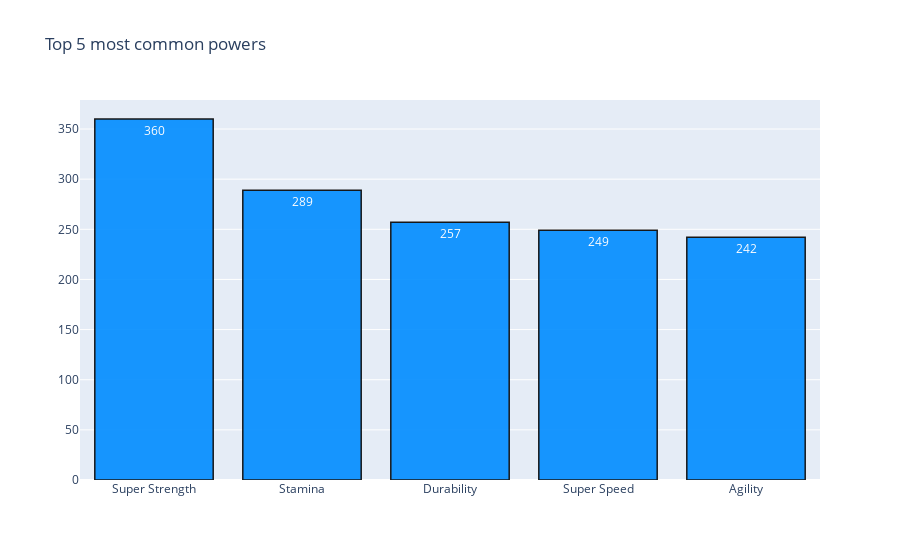

The cell this chart's notebook holds for it:
### Code cell
plot_bar(x = powers_counts.head(5).index,
         y = powers_counts.head(5).Counts,
         title='Top 5 most common powers',
        color = 'rgb(000, 140, 777)')

### Figure 1 — Plotly figure (JSON) as saved in the notebook; plotly's stock layout.template omitted (floating-point values rounded to 4 significant figures)
{"data": [{"marker": {"color": "rgb(000, 140, 777)", "line": {"color": "black", "width": 1.5}}, "opacity": 0.9, "text": [360, 289, 257, 249, 242], "textposition": "auto", "type": "bar", "x": ["Super Strength", "Stamina", "Durability", "Super Speed", "Agility"], "y": [360, 289, 257, 249, 242]}], "layout": {"title": {"text": "Top 5 most common powers"}}}
